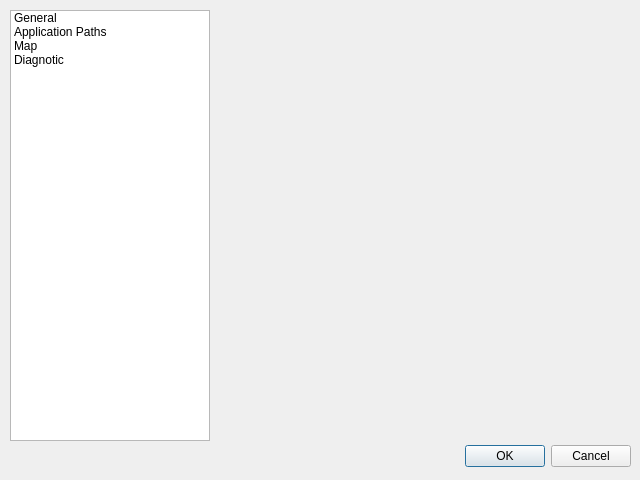
<?xml version="1.0" encoding="UTF-8"?>
<ui version="4.0">
 <class>PreferencesDialogBox</class>
 <widget class="QDialog" name="PreferencesDialogBox">
  <property name="geometry">
   <rect>
    <x>0</x>
    <y>0</y>
    <width>640</width>
    <height>480</height>
   </rect>
  </property>
  <property name="windowTitle">
   <string>Dialog</string>
  </property>
  <widget class="QDialogButtonBox" name="buttonBox">
   <property name="geometry">
    <rect>
     <x>10</x>
     <y>440</y>
     <width>621</width>
     <height>32</height>
    </rect>
   </property>
   <property name="orientation">
    <enum>Qt::Horizontal</enum>
   </property>
   <property name="standardButtons">
    <set>QDialogButtonBox::Cancel|QDialogButtonBox::Ok</set>
   </property>
  </widget>
  <widget class="QWidget" name="">
   <property name="geometry">
    <rect>
     <x>10</x>
     <y>10</y>
     <width>621</width>
     <height>431</height>
    </rect>
   </property>
   <layout class="QHBoxLayout" name="horizontalLayout" stretch="0,1">
    <item>
     <widget class="QListWidget" name="listWidget">
      <property name="sizePolicy">
       <sizepolicy hsizetype="Preferred" vsizetype="Expanding">
        <horstretch>0</horstretch>
        <verstretch>0</verstretch>
       </sizepolicy>
      </property>
      <property name="maximumSize">
       <size>
        <width>200</width>
        <height>16777215</height>
       </size>
      </property>
      <item>
       <property name="text">
        <string>General</string>
       </property>
      </item>
      <item>
       <property name="text">
        <string>Application Paths</string>
       </property>
      </item>
      <item>
       <property name="text">
        <string>Map</string>
       </property>
      </item>
      <item>
       <property name="text">
        <string>Diagnotic</string>
       </property>
      </item>
     </widget>
    </item>
    <item>
     <widget class="QStackedWidget" name="stackedWidget">
      <widget class="QWidget" name="General"/>
      <widget class="QWidget" name="paths"/>
      <widget class="QWidget" name="Map"/>
      <widget class="QWidget" name="Diag"/>
     </widget>
    </item>
   </layout>
  </widget>
 </widget>
 <resources/>
 <connections>
  <connection>
   <sender>buttonBox</sender>
   <signal>accepted()</signal>
   <receiver>PreferencesDialogBox</receiver>
   <slot>accept()</slot>
   <hints>
    <hint type="sourcelabel">
     <x>248</x>
     <y>254</y>
    </hint>
    <hint type="destinationlabel">
     <x>157</x>
     <y>274</y>
    </hint>
   </hints>
  </connection>
  <connection>
   <sender>buttonBox</sender>
   <signal>rejected()</signal>
   <receiver>PreferencesDialogBox</receiver>
   <slot>reject()</slot>
   <hints>
    <hint type="sourcelabel">
     <x>316</x>
     <y>260</y>
    </hint>
    <hint type="destinationlabel">
     <x>286</x>
     <y>274</y>
    </hint>
   </hints>
  </connection>
  <connection>
   <sender>listWidget</sender>
   <signal>currentRowChanged(int)</signal>
   <receiver>stackedWidget</receiver>
   <slot>setCurrentIndex(int)</slot>
   <hints>
    <hint type="sourcelabel">
     <x>112</x>
     <y>93</y>
    </hint>
    <hint type="destinationlabel">
     <x>306</x>
     <y>95</y>
    </hint>
   </hints>
  </connection>
 </connections>
</ui>
